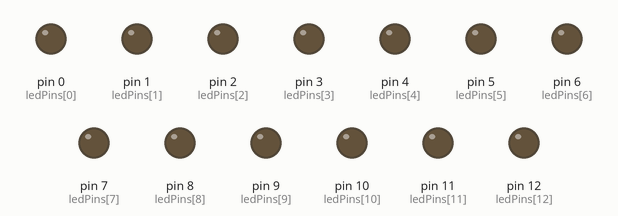
Simulated run of this sketch. Board: Arduino Uno, built with avr-gcc and run on an emulated ATmega328P. Shown: output pins drawn as LEDs (lit = HIGH).

Above: at 0.1 s.
At 4.3 s:
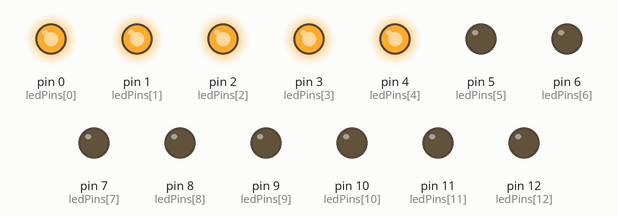
At 12.7 s:
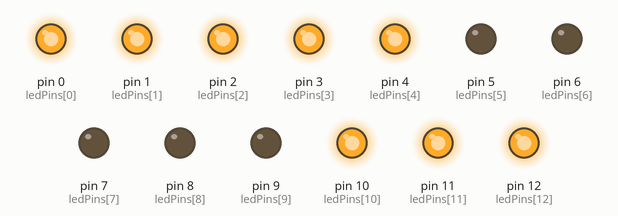
At 22.1 s:
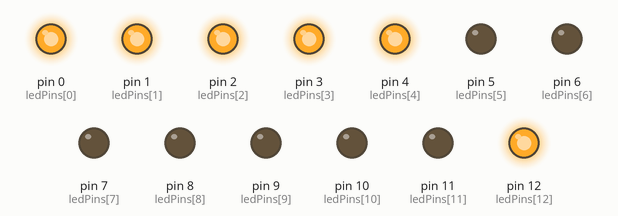
At 30.5 s:
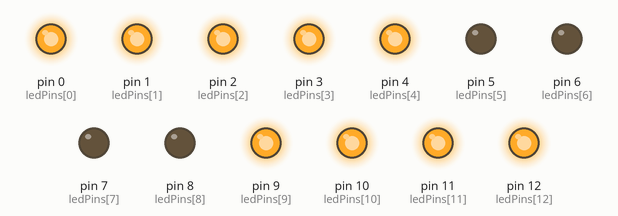
At 39.9 s:
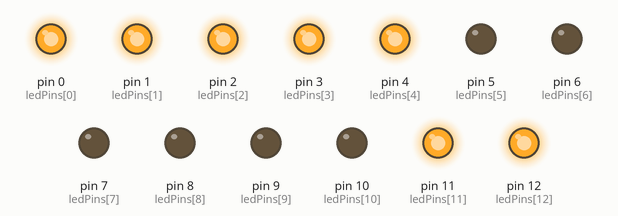
Timing chart, 0 to 40.0 s (numbered marks = the images above):
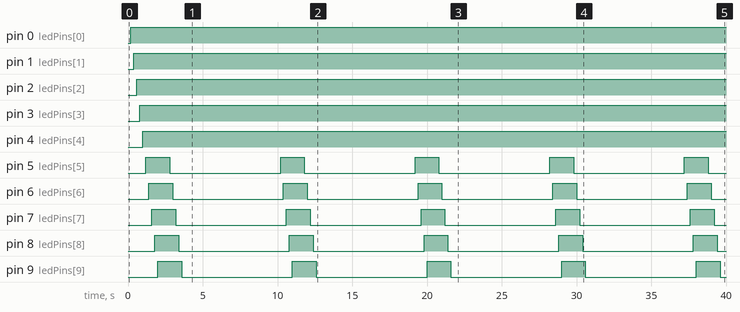

The sketch:

LEDArrayTest.ino
```cpp
/*
  LED Array POC Code

Driving an 8x5 LED array with 13 digital output pins


  The circuit:
   * LEDs from pins 0 through 12 to ground

 created 10 Jan 2013
 by Rudy

This is likely very wrong, fix as necessary.
 */


// these constants won't change:

const int driveCount = 13;    // the number of LED control pins

int ledPins[] = {
  0, 1, 2, 3, 4, 5, 6, 7, 8, 9, 10, 11, 12 };   // an array of pin numbers to which LEDs are attached


void setup() {
  // loop over the pin array and set them all to output:
  for (int thisLed = 0; thisLed < driveCount; thisLed++) {
    pinMode(ledPins[thisLed], OUTPUT);
  }
}

void loop() {


  // loop over the LED array edges:
  for (int thisLed = 0; thisLed < driveCount; thisLed++) {
      delay(200);
      digitalWrite(ledPins[thisLed], HIGH);

    }

 //loop over LED col and row select:
 for (int colLed = 0; colLed < 4; colLed++) {
    for (int rowLed = 5; rowLed < 13; rowLed++) {
                  delay(200);
                   digitalWrite(ledPins[colLed], HIGH);
                   digitalWrite(ledPins[rowLed], LOW);
               }
  }
}
```

Measured:
- by itself, pin 0 (ledPins[0]): LOW → HIGH at 0.20 s
- by itself, pin 1 (ledPins[1]): LOW → HIGH at 0.40 s
- by itself, pin 2 (ledPins[2]): LOW → HIGH at 0.60 s
- by itself, pin 3 (ledPins[3]): LOW → HIGH at 0.80 s
- by itself, pin 4 (ledPins[4]): LOW → HIGH at 1.0 s
- by itself, pin 5 (ledPins[5]), pin 6 (ledPins[6]), pin 7 (ledPins[7]), pin 8 (ledPins[8]), pin 9 (ledPins[9]), pin 10 (ledPins[10]), pin 11 (ledPins[11]), pin 12 (ledPins[12]): alternates HIGH for 1.6 s and LOW for 7.4 s
